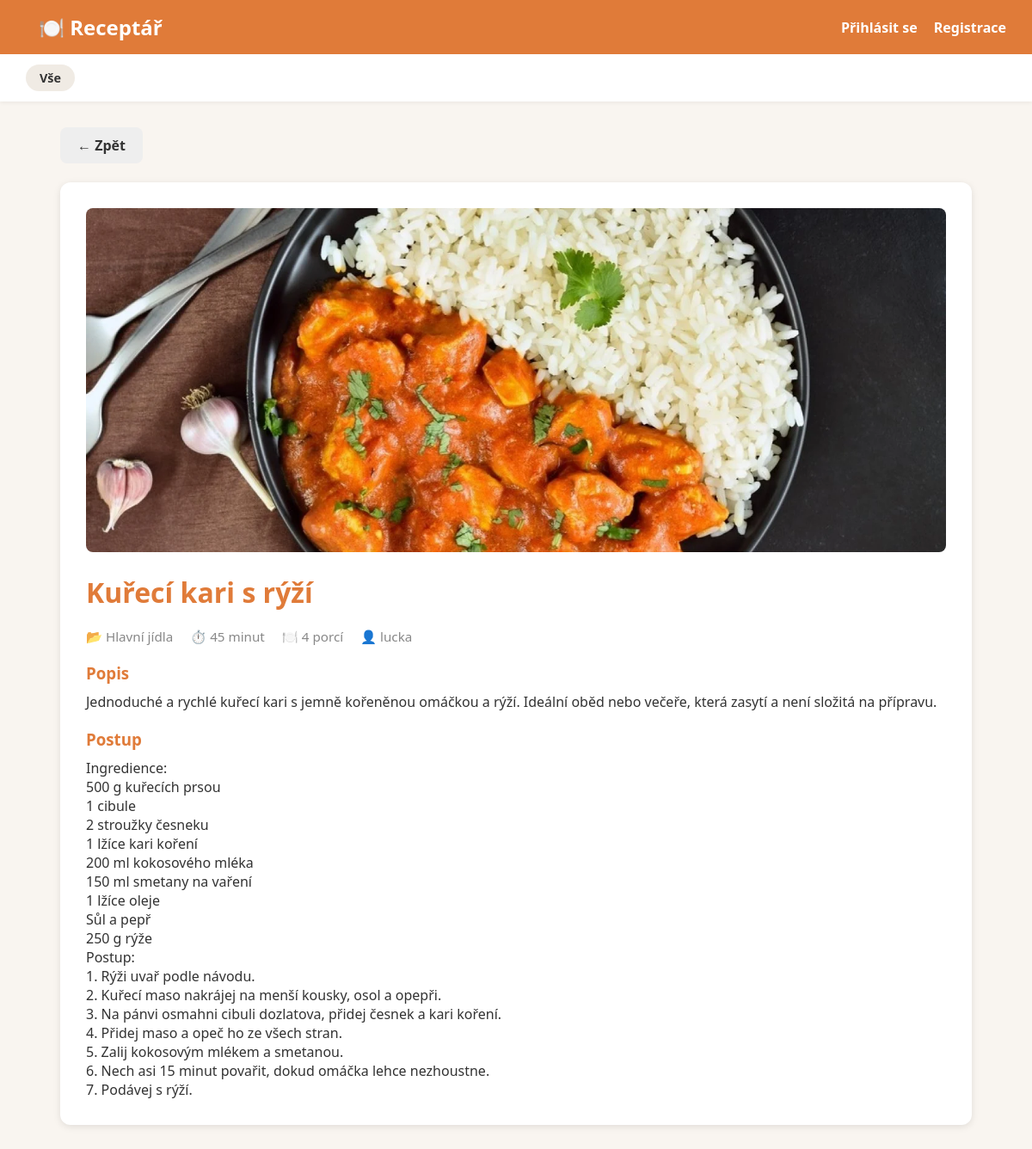
/recept/2/, run on the app's committed database.
### recepty/models.py (models this page shows, shortened)
class Recept(models.Model):
    nazev = models.CharField(max_length=200)
    popis = models.TextField()
    postup = models.TextField()
    doba_pripravy = models.IntegerField(help_text="Čas v minutách")
    pocet_porci = models.IntegerField()
    kategorie = models.ForeignKey(Kategorie, on_delete=models.SET_NULL, null=True)
    autor = models.ForeignKey(User, on_delete=models.CASCADE)
    fotka = models.ImageField(upload_to='recepty/', blank=True, null=True)
    datum_pridani = models.DateTimeField(auto_now_add=True)

class Kategorie(models.Model):
    nazev = models.CharField(max_length=100)
    def __str__(self):
        return self.nazev

### recepty/views.py (the view)
# urls.py: path('recept/<int:pk>/', views.detail_receptu, name='detail'),
def detail_receptu(request, pk):
    recept = get_object_or_404(Recept, pk=pk)
    return render(request, 'recepty/detail.html', {'recept': recept})

### templates/recepty/detail.html (shortened to what this page needs)
{% extends 'recepty/base.html' %}
{% block content %}
    <a href="{% url 'seznam' %}" class="btn btn-secondary">← Zpět</a>
    <br><br>
    <div class="detail-container">
        {% if recept.fotka %}
            <img src="{{ recept.fotka.url }}" alt="{{ recept.nazev }}">
        {% endif %}
        <h1>{{ recept.nazev }}</h1>
        <div class="detail-meta">
            <span>📂 {{ recept.kategorie }}</span>
            <span>⏱️ {{ recept.doba_pripravy }} minut</span>
            <span>🍽️ {{ recept.pocet_porci }} porcí</span>
            <span>👤 {{ recept.autor }}</span>
        </div>
        <h3>Popis</h3>
        <p>{{ recept.popis }}</p>
        <h3>Postup</h3>
        <p>{{ recept.postup|linebreaks }}</p> <! -- linebreak dá řádky na odstavce -->
    </div>
{% endblock %}

### static/css/style.css (style rules this page uses)
* { margin: 0; padding: 0; box-sizing: border-box; }
body { font-family: 'Segoe UI', sans-serif; background-color: #f9f5f0; color: #333; }
h1 { font-size: 2rem; margin-bottom: 20px; color: #e07b39; }
.btn { display: inline-block; padding: 10px 20px; border-radius: 8px; text-decoration: none; font-weight: bold; cursor: pointer; border: none; font-size: 1rem; }
.btn-secondary { background-color: #eee; color: #333; }
.detail-container { background: white; padding: 30px; border-radius: 12px; box-shadow: 0 2px 8px rgba(0,0,0,0.1); }
.detail-container img { width: 100%; max-height: 400px; object-fit: cover; border-radius: 8px; margin-bottom: 20px; }
.detail-meta { display: flex; gap: 20px; color: #888; margin-bottom: 20px; font-size: 0.95rem; }
.detail-container h3 { color: #e07b39; margin: 20px 0 10px; }

### data on the page
Recept: fotka (picture), nazev "Kuřecí kari s rýží", kategorie "Hlavní jídla", doba_pripravy "45", pocet_porci "4", autor "lucka", popis "Jednoduché a rychlé kuřecí kari s jemně kořeněnou omáčkou a rýží. Ideální oběd nebo večeře, která zasytí a není složitá na přípravu.", postup "Ingredience: 500 g kuřecích prsou 1 cibule 2 stroužky česneku 1 lžíce kari koření 200 ml kokosového mléka 150 ml smetany na vaření 1 lžíce oleje Sůl a pepř 250 g rýže Postup: 1. Rýži uvař podle návodu. 2. Kuřecí maso nakrájej na menší kousky, osol a opepři. 3. Na pánvi osmahni cibuli dozlatova, přidej česnek a kari koření. 4. Přidej maso a opeč ho ze všech stran. 5. Zalij kokosovým mlékem a smetanou. 6. Nech asi 15 minut povařit, dokud omáčka lehce nezhoustne. 7. Podávej s rýží."
